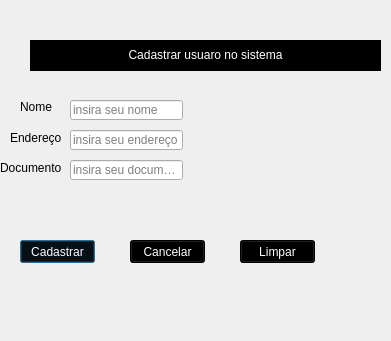
<?xml version="1.0" encoding="UTF-8"?>
<ui version="4.0">
 <class>Dialog</class>
 <widget class="QDialog" name="Dialog">
  <property name="geometry">
   <rect>
    <x>0</x>
    <y>0</y>
    <width>391</width>
    <height>341</height>
   </rect>
  </property>
  <property name="windowTitle">
   <string>Dialog</string>
  </property>
  <widget class="QLabel" name="label">
   <property name="geometry">
    <rect>
     <x>30</x>
     <y>40</y>
     <width>351</width>
     <height>31</height>
    </rect>
   </property>
   <property name="styleSheet">
    <string notr="true">background-color: rgb(0, 0, 0);
color: rgb(255, 255, 255);
font: 75 12pt &quot;Arial&quot;;</string>
   </property>
   <property name="text">
    <string>&lt;html&gt;&lt;head/&gt;&lt;body&gt;&lt;p align=&quot;center&quot;&gt;Cadastrar usuaro no sistema&lt;/p&gt;&lt;/body&gt;&lt;/html&gt;</string>
   </property>
  </widget>
  <widget class="QLabel" name="label_2">
   <property name="geometry">
    <rect>
     <x>20</x>
     <y>100</y>
     <width>47</width>
     <height>13</height>
    </rect>
   </property>
   <property name="styleSheet">
    <string notr="true">font: 75 10pt &quot;Arial&quot;;</string>
   </property>
   <property name="text">
    <string>Nome</string>
   </property>
  </widget>
  <widget class="QLabel" name="label_3">
   <property name="geometry">
    <rect>
     <x>10</x>
     <y>130</y>
     <width>61</width>
     <height>16</height>
    </rect>
   </property>
   <property name="styleSheet">
    <string notr="true">font: 75 10pt &quot;Arial&quot;;</string>
   </property>
   <property name="text">
    <string>Endereço</string>
   </property>
  </widget>
  <widget class="QLabel" name="label_4">
   <property name="geometry">
    <rect>
     <x>0</x>
     <y>160</y>
     <width>71</width>
     <height>16</height>
    </rect>
   </property>
   <property name="styleSheet">
    <string notr="true">font: 75 10pt &quot;Arial&quot;;</string>
   </property>
   <property name="text">
    <string>Documento</string>
   </property>
  </widget>
  <widget class="QPushButton" name="btnadd">
   <property name="geometry">
    <rect>
     <x>20</x>
     <y>240</y>
     <width>75</width>
     <height>23</height>
    </rect>
   </property>
   <property name="styleSheet">
    <string notr="true">background-color: rgb(0, 0, 0);
color: rgb(255, 255, 255);
font: 75 10pt &quot;Verdana&quot;;</string>
   </property>
   <property name="text">
    <string>Cadastrar</string>
   </property>
  </widget>
  <widget class="QPushButton" name="btnc">
   <property name="geometry">
    <rect>
     <x>130</x>
     <y>240</y>
     <width>75</width>
     <height>23</height>
    </rect>
   </property>
   <property name="styleSheet">
    <string notr="true">background-color: rgb(0, 0, 0);
color: rgb(255, 255, 255);
font: 75 10pt &quot;Verdana&quot;;</string>
   </property>
   <property name="text">
    <string>Cancelar</string>
   </property>
  </widget>
  <widget class="QPushButton" name="btnl">
   <property name="geometry">
    <rect>
     <x>240</x>
     <y>240</y>
     <width>75</width>
     <height>23</height>
    </rect>
   </property>
   <property name="styleSheet">
    <string notr="true">background-color: rgb(0, 0, 0);
color: rgb(255, 255, 255);
font: 75 10pt &quot;Verdana&quot;;</string>
   </property>
   <property name="text">
    <string>Limpar</string>
   </property>
  </widget>
  <widget class="QLineEdit" name="inputnome">
   <property name="geometry">
    <rect>
     <x>70</x>
     <y>100</y>
     <width>113</width>
     <height>20</height>
    </rect>
   </property>
   <property name="styleSheet">
    <string notr="true">border-color: rgb(0, 85, 255);</string>
   </property>
   <property name="placeholderText">
    <string>insira seu nome</string>
   </property>
  </widget>
  <widget class="QLineEdit" name="inputend">
   <property name="geometry">
    <rect>
     <x>70</x>
     <y>130</y>
     <width>113</width>
     <height>20</height>
    </rect>
   </property>
   <property name="styleSheet">
    <string notr="true">border-color: rgb(0, 85, 255);</string>
   </property>
   <property name="placeholderText">
    <string>insira seu endereço</string>
   </property>
  </widget>
  <widget class="QLineEdit" name="inputdoc">
   <property name="geometry">
    <rect>
     <x>70</x>
     <y>160</y>
     <width>113</width>
     <height>20</height>
    </rect>
   </property>
   <property name="styleSheet">
    <string notr="true">border-color: rgb(0, 85, 255);</string>
   </property>
   <property name="placeholderText">
    <string>insira seu documento</string>
   </property>
  </widget>
  <widget class="QLabel" name="label_5">
   <property name="geometry">
    <rect>
     <x>240</x>
     <y>80</y>
     <width>81</width>
     <height>111</height>
    </rect>
   </property>
   <property name="styleSheet">
    <string notr="true">image: url(:/add/icons/adduser - Copia.png);</string>
   </property>
   <property name="text">
    <string/>
   </property>
  </widget>
 </widget>
 <resources>
  <include location="cadastro.qrc"/>
 </resources>
 <connections/>
</ui>
